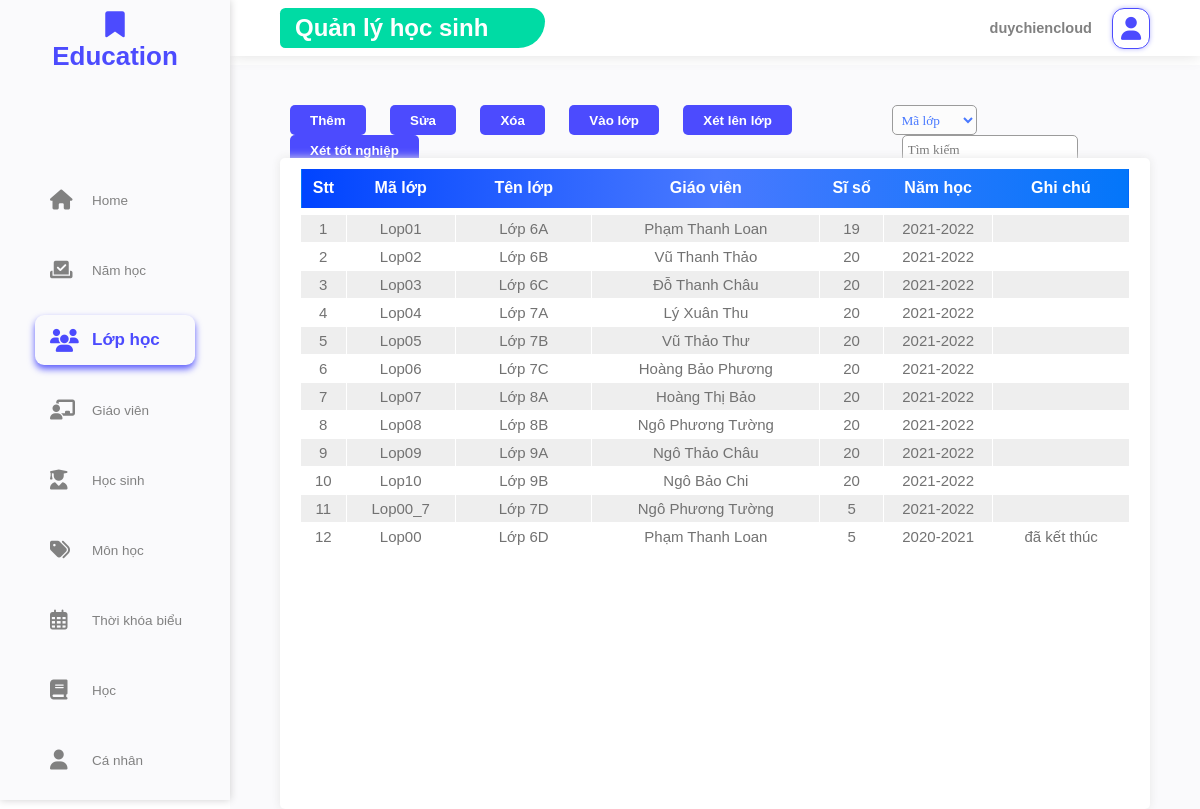
Page /Admin/lophoc.php (signed in) on the committed database.
### tables this page shows
CREATE TABLE `lophoc` (
  `MaLop` varchar(50) NOT NULL,
  `TenLop` varchar(100) NOT NULL,
  `MaGV` varchar(50) NOT NULL,
  `SiSo` int(11) NOT NULL,
  `NamHoc` varchar(50) NOT NULL,
  `GhiChu` varchar(200) NOT NULL,
  `Khoi` int(11) NOT NULL
);

CREATE TABLE `giaovien` (
  `MaGV` varchar(50) NOT NULL,
  `Pass` varchar(200) NOT NULL,
  `TenGV` varchar(200) NOT NULL,
  `DienThoai` varchar(12) NOT NULL,
  `DiaChi` varchar(200) NOT NULL,
  `GhiChu` varchar(200) NOT NULL,
  `MaBoMon` varchar(50) NOT NULL
);

### Admin/LogIn/sql.php (called while the page is built, shortened)
<?php
    class SQL{
        var $locahost;
        var $user;
        var $pass;
        var $database;
        function __construct()
        {
             $this->locahost = "localhost";
            $this->user = "root";
            $this->pass = "";
            $this->database = 'quanlyhocsinh5';
        }
        public function getconnect()
        {
            return new mysqli($this->locahost,$this->user,$this->pass,$this->database);
        }
        public function getdata($query)
        {
            $sql = $this->getconnect();
            $data = $sql->query($query);
            return $data;
        }
    }
?>

### Admin/lophoc.php (the view, shortened to what this page needs)
<?php
    require_once "./LogIn/checkloginadmin.php";
    require_once "./LogIn/sql.php";
    $sql = new SQL();
?>
<!DOCTYPE html>
<html lang="en">
<head>
    <link rel="stylesheet" href="./Css/style.css">
</head>
<body>
    <nav>
        <div class="menu_top">
            <i class="fas fa-bookmark"></i>
            <p>Education</p>
        </div>
        <div class="menu_mid">
            <ul class="menu_main">
                <li class="li1 "><a href="./admin.php" class="taga"><i class="fas fa-home i_normal " ></i><p >Home</p></a></li>
                <li class="li1"><a href="./namhoc.php" class="taga"><i class="fas fa-vote-yea i_normal"></i><p>Năm học</p></a></li>
                <li class="li1 test"><a href="./lophoc.php" class="taga"><i class="fas fa-users i_normal i_to"></i></i><p class="to">Lớp học</p></a></li>
                <li class="li1"><a href="./giaovien.php" class="taga"><i class="fas fa-chalkboard-teacher i_normal"></i><p>Giáo viên</p></a></li>
                <li class="li1"><a href="./hocsinh.php" class="taga"><i class="fas fa-user-graduate i_normal"></i><p>Học sinh</p></a></li>
                <li class="li1"><a href="./monhoc.php" class="taga"><i class="fas fa-tags i_normal"></i><p>Môn học</p></a></li>
                <li class="li1"><a href="./thoikhoabieu.php" class="taga"><i class="far fa-calendar-alt i_normal"></i><p>Thời khóa biểu</p></a></li>
                <li class="li1"><a href="./hoc.php" class="taga"><i class="fas fa-book i_normal"></i><p>Học</p></a></li>
                <li class="li1"><a href="./canhan.php" class="taga"><i class="fas fa-user i_normal"></i><p>Cá nhân</p></a></li>
            </ul>
        </div>
    </nav>
    <section>
        <header>
            <div class="account">
                <p>
                    <?php
                        echo $_SESSION['userad'];
                    ?>
                </p>
                <i class="fas fa-user"></i>
            </div>
            <div>
                <h1>Quản lý học sinh</h1>
            </div>
        </header>
        <div class="con">
            <div class="content">
            <div class="chucnang">
                    <div class="chucnangchinh">
                        <input type="button" value="Thêm" id="add_btn">
                        <input type="button" value="Sửa" id="update_btn">
                        <input type="button" value="Xóa" id="delete_btn">
                        <input type="button" value="Vào lớp" id="vaolop">
                        <input type="button" value="Xét lên lớp" id="lenlop">
                        <input type="button" value="Xét tốt nghiệp" id="totnghiep">
                    </div>
                    <div class="timkiem">
                        <select name="luachontimkiem" class="luachon" id="sel_search">
                            <option value="MaLop">Mã lớp</option>
                        </select>
                        <input type="search" placeholder="Tìm kiếm" id="search">
                    </div>
                </div>
                <div class="content_content">
                <table class="tenbang" cellspacing="0" width="100%" style="margin-bottom: 5px; width: calc(100%-15px);">
                        <tr class="bangtieude">
                            <th width="5%" >Stt</th>
                            <th width="12%">Mã lớp</th>
                            <th width="15%">Tên lớp</th>
                            <th width="25%">Giáo viên</th>
                            <th width="7%">Sĩ số</th>
                            <th width="12%">Năm học</th>
                            <th width="15%">Ghi chú</th>
                        </tr>
                    </table>
                    <div class="thongtinbang">
                        <table id="table_class" class="bangnd" border="1" cellspacing="0" width="100%">
                            <?php
                                $query = "SELECT MaLop, TenLop, TenGV, SiSo, NamHoc, lophoc.GhiChu from lophoc inner join giaovien on lophoc.MaGV = giaovien.MaGV order by lophoc.GhiChu asc";
                                $data_lophoc_bang = $sql->getdata($query);
                                $i=1;
                                while($row = $data_lophoc_bang->fetch_assoc()){
                                    echo "
                                        <tr class=\"class noidungbang\">
                                            <td align=\"center\" width=\"5%\" >".$i."</td>
                                            <td align=\"center\" width=\"12%\">".$row['MaLop']."</td>
                                            <td align=\"center\" width=\"15%\">".$row['TenLop']."</td>
                                            <td align=\"center\" width=\"25%\">".$row['TenGV']."</td>
                                            <td align=\"center\" width=\"7%\">".$row['SiSo']."</td>
                                            <td align=\"center\" width=\"12%\">".$row['NamHoc']."</td>
                                            <td align=\"center\" width=\"15%\">".$row['GhiChu']."</td>
                                        </tr>
                                    ";
                                    $i++;
                                }
                            ?>
                        </table>
                    </div>
                </div>
            </div>
        </div>
    </section>
</body>
</html>

### Admin/assets/Css/style.css (style rules this page uses)
* { margin: 0; padding: 0; }
ul { list-style: none; }
a { color: black; text-decoration: none; }
body { min-width: 800px; height: 100vh; width: 100%; display: flex; font-family: "Montserrat",Arial,Helvetica,sans-serif; }
select { background-color: #fcfcfc; border-color: #4979ff; color: #4979ff; outline: none; }
nav { width: 230px; background-color: #fafafc; z-index: 2; position: fixed; height: 100vh; box-shadow: 0 0 8px rgb(207, 206, 207); }
.menu_top { height: 65px; font-size: 26px; text-align: center; padding: 10px; font-weight: 600; color: #4c4bfe; }
.menu_mid { display: flex; justify-content: center; padding: 0 35px; margin-bottom: 100px; margin-top: 70px; }
.menu_main { width: 100%; }
.menu_main .i_normal { font-size: 20px; min-width: 42px; transition: 0.25s; }
.menu_main .li1 { height: 50px; max-height: 70px; overflow: hidden; width: 100%; display: flex; align-items: center; margin: 20px 0; transition: 0.5s; box-sizing: border-box; }
.menu_main a { display: flex; align-items: center; box-sizing: border-box; padding-left: 15px; color: #818181; font-size: 13.5px; transition: 0.15s; height: 100%; width: 100%; }
.menu_main .to { font-size: 17px; color: #4c4bfe; font-weight: 600; }
.menu_main .i_to { color: #4c4bfe; font-size: 23px; }
.test { border-radius: 9px; box-shadow: 0 4px 7px #5d5dfc; }
section { flex: 1; position: relative; display: flex; flex-direction: column; margin-left: 230px; height: 100%; }
header { width: 100%; height: 7%; box-shadow: 0px 0 15px #e0e0e0; box-sizing: border-box; background-color: white; position: absolute; z-index: 1; display: flex; padding: 0 50px; flex-direction: row-reverse; align-items: center; justify-content: space-between; }
header h1 { color: white; height: 40px; line-height: 40px; padding-left: 15px; width: 250px; border-radius: 10px 25px 50px 10px; background-color: #00dba4; }
.account { display: flex; font-size: 14.5px; font-weight: 600; color: #818181; align-items: center; }
.account i { font-size: 23px; margin-left: 20px; padding: 8px; border-radius: 12px; box-shadow: 0 0 5px #b9b9fc; color: #4c4bfe; border: 1px solid #4c4bfe; }
.con { flex: 1; z-index: 0; height: auto; display: flex; width: 100%; position: absolute; height: 93%; top: 65px; }
.content { background-color: #fafafc; width: 100%; padding: 30px 50px 0px 50px; display: flex; flex-direction: column; height: 100%; box-sizing: border-box; justify-content: space-between; overflow: auto; }
.chucnang { margin: 10px 0; display: flex; justify-content: space-between; height: 6%; }
.chucnang input { margin: 0 10px; padding: 3px 10px; }
.chucnang input[type='button'],.noidungcontent_tkb button { border: none; background-color: #4c4bfe; color: white; padding: 0 20px; height: 30px; font-weight: bold; font-family: "Montserrat",Arial,Helvetica,sans-serif; border-radius: 5px; }
.chucnang input[type='search'],.luachon { height: 30px; border-radius: 5px; border: 0.5px solid rgb(155, 155, 155); padding: 5px; outline: none; }
.content_content { background-color: white; margin: 0; height: 94%; width: 100%; padding: 10px 20px; border-radius: 5px; box-shadow: 0 0 10px rgb(231, 231, 231); box-sizing: border-box; }
table { border-collapse: collapse; }
.tenbang { height: 5%; }
.bangtieude { height: 40px; background-image: linear-gradient(to left, #0376fa, #4979ff, #0044ff); color: white; border-radius: 5px; overflow: hidden; }
.thongtinbang { height: 95%; overflow-y: scroll; scrollbar-width: 2px; scrollbar-color: #000000 #f0f0f0; scrollbar-width: thin; }
.noidungbang td { border: 0.1px solid #ffffff; height: 27px; text-align: center; font-size: 15px; color: #727272; cursor: pointer; }
.class_bold { background-color: #eeeeee; }

### rows in the picture
lophoc: MaLop "Lop01", TenLop "Lớp 6A", MaGV.TenGV "Phạm Thanh Loan", SiSo "19", NamHoc "2021-2022"
lophoc: MaLop "Lop02", TenLop "Lớp 6B", MaGV.TenGV "Vũ Thanh Thảo", SiSo "20", NamHoc "2021-2022"
lophoc: MaLop "Lop03", TenLop "Lớp 6C", MaGV.TenGV "Đỗ Thanh Châu", SiSo "20", NamHoc "2021-2022"
lophoc: MaLop "Lop04", TenLop "Lớp 7A", MaGV.TenGV "Lý Xuân Thu", SiSo "20", NamHoc "2021-2022"
lophoc: MaLop "Lop05", TenLop "Lớp 7B", MaGV.TenGV "Vũ Thảo Thư", SiSo "20", NamHoc "2021-2022"
lophoc: MaLop "Lop06", TenLop "Lớp 7C", MaGV.TenGV "Hoàng Bảo Phương", SiSo "20", NamHoc "2021-2022"
lophoc: MaLop "Lop07", TenLop "Lớp 8A", MaGV.TenGV "Hoàng Thị Bảo", SiSo "20", NamHoc "2021-2022"
lophoc: MaLop "Lop08", TenLop "Lớp 8B", MaGV.TenGV "Ngô Phương Tường", SiSo "20", NamHoc "2021-2022"
lophoc: MaLop "Lop09", TenLop "Lớp 9A", MaGV.TenGV "Ngô Thảo Châu", SiSo "20", NamHoc "2021-2022"
lophoc: MaLop "Lop10", TenLop "Lớp 9B", MaGV.TenGV "Ngô Bảo Chi", SiSo "20", NamHoc "2021-2022"
lophoc: MaLop "Lop00_7", TenLop "Lớp 7D", MaGV.TenGV "Ngô Phương Tường", SiSo "5", NamHoc "2021-2022"
lophoc: MaLop "Lop00", TenLop "Lớp 6D", MaGV.TenGV "Phạm Thanh Loan", SiSo "5", NamHoc "2020-2021", GhiChu "đã kết thúc"

### other values in the picture
$_SESSION['userad'] "duychiencloud"
